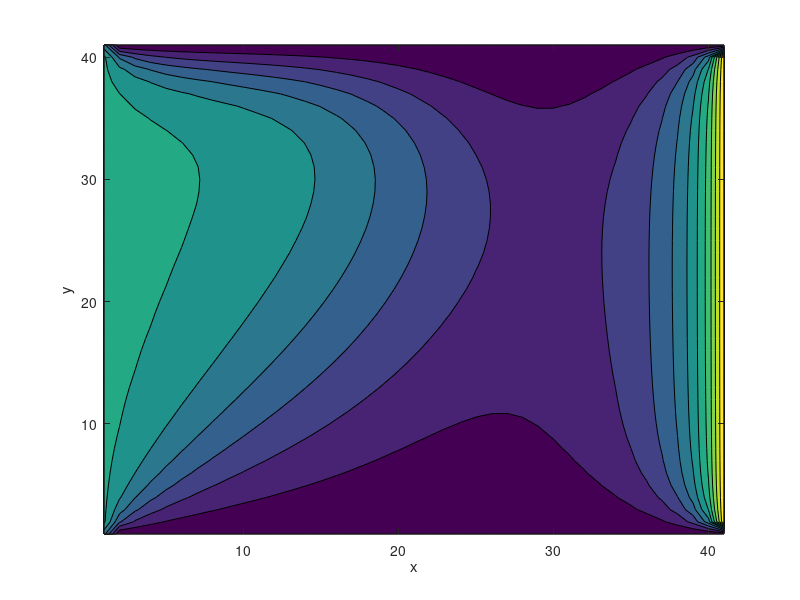

The MATLAB script that drew this image:
% 2d Laminar flow
clear; clc;

% Gitter
nx = 41; ny = 41;
Lx = 1; Ly = 1;
dx = Lx/(nx-1);
dy = Ly/(ny-1);

% Parameter
rho = 7900;
nu = 1e-1;
dt = 0.001;
nt = 500;

% Fields
u = zeros(ny,nx);
v = zeros(ny,nx);
p = zeros(ny,nx);

for n = 1:nt
    un = u;
    vn = v;

    % Velocity updates
    u(2:end-1,2:end-1) = un(2:end-1,2:end-1) ...
        - dt/dx * un(2:end-1,2:end-1) .* (un(2:end-1,2:end-1) - un(2:end-1,1:end-2)) ...
        - dt/dy * vn(2:end-1,2:end-1) .* (un(2:end-1,2:end-1) - un(1:end-2,2:end-1)) ...
        - dt/(2*rho*dx) * (p(2:end-1,3:end) - p(2:end-1,1:end-2)) ...
        + nu * (dt/dx^2 * (un(2:end-1,3:end) - 2*un(2:end-1,2:end-1) + un(2:end-1,1:end-2)) ...
        + dt/dy^2 * (un(3:end,2:end-1) - 2*un(2:end-1,2:end-1) + un(1:end-2,2:end-1)));

    v(2:end-1,2:end-1) = vn(2:end-1,2:end-1) ...
        - dt/dx * un(2:end-1,2:end-1) .* (vn(2:end-1,2:end-1) - vn(2:end-1,1:end-2)) ...
        - dt/dy * vn(2:end-1,2:end-1) .* (vn(2:end-1,2:end-1) - vn(1:end-2,2:end-1)) ...
        - dt/(2*rho*dy) * (p(3:end,2:end-1) - p(1:end-2,2:end-1)) ...
        + nu * (dt/dx^2 * (vn(2:end-1,3:end) - 2*vn(2:end-1,2:end-1) + vn(2:end-1,1:end-2)) ...
        + dt/dy^2 * (vn(3:end,2:end-1) - 2*vn(2:end-1,2:end-1) + vn(1:end-2,2:end-1)));

    % Boundaries (Cavity)
    u(:,1) = 2; u(:,end) = 5;
    u(1,:) = 3; u(end,:) = 0;
    v(:,1) = 2;
    u(1,:) = 0; u(end,:) = 0;
end
speed = sqrt(u.^2 + v.^2);
contourf(rho * speed .* Lx / nu)
xlabel('x')
ylabel('y')
